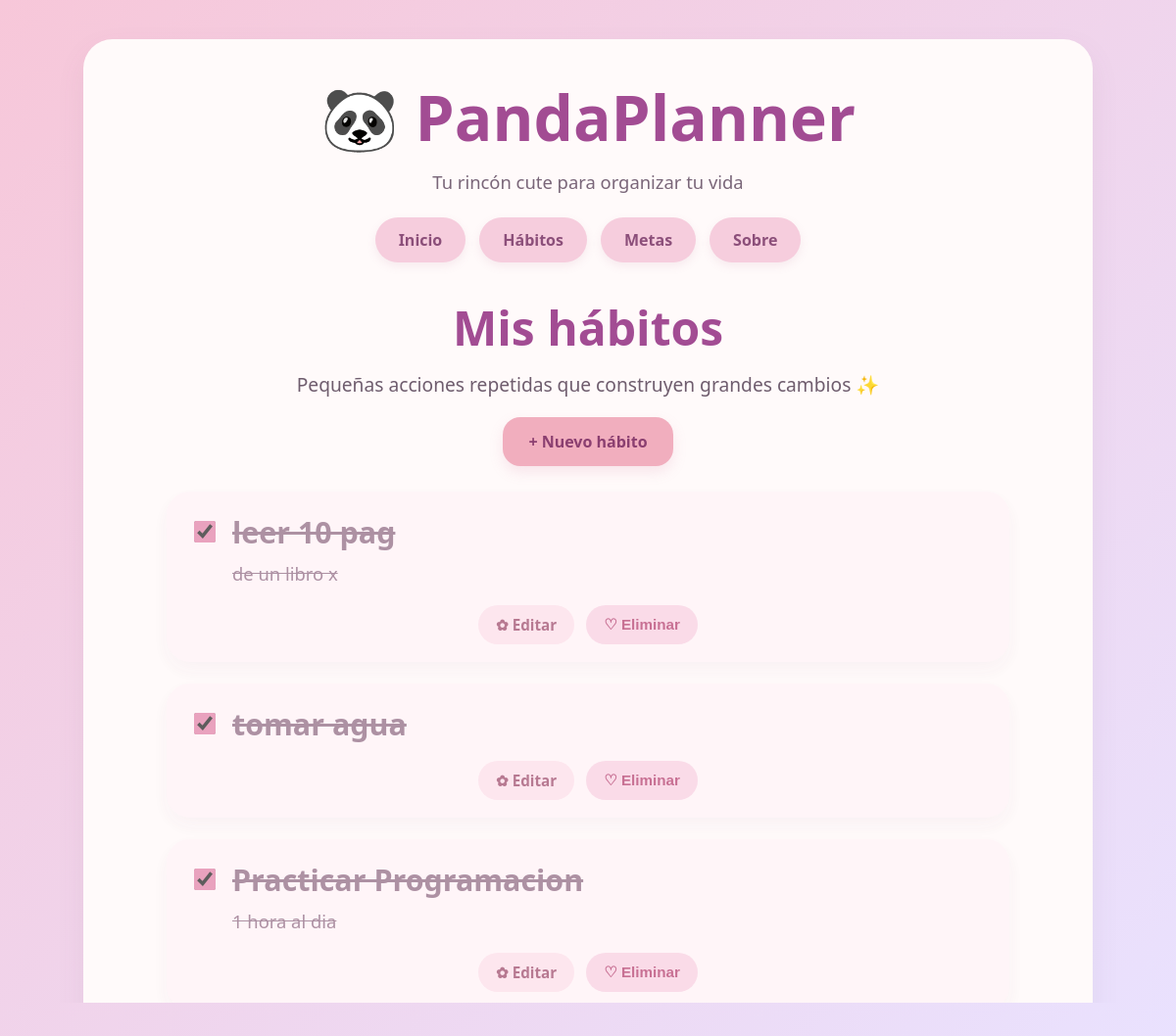
/habitos/, run on the app's committed database.
### planner/models.py (models this page shows, shortened)
class Habito(models.Model):
    nombre = models.CharField(max_length=100)
    descripcion = models.TextField(blank=True)
    completado = models.BooleanField(default=False)
    fecha_creacion = models.DateTimeField(auto_now_add=True)

### planner/views.py (the view)
# urls.py: path("habitos/", views.habitos, name="habitos"),
def habitos(request):
    habitos = Habito.objects.all().order_by("completado", "-fecha_creacion")
    return render(request, "habitos.html", {"habitos": habitos})

### planner/templates/habitos.html (shortened to what this page needs)
{% extends "base.html" %}
{% block content %}
<section class="page-header">
    <h2>Mis hábitos</h2>
    <p>Pequeñas acciones repetidas que construyen grandes cambios ✨</p>
    <div class="actions-bar">
        <a href="{% url 'nuevo_habito' %}" class="btn-main">+ Nuevo hábito</a>
    </div>
</section>
{% if habitos %}
    <section class="items-grid">
        {% for habito in habitos %}
            <article class="item-card {% if habito.completado %}completed{% endif %}">
                <div class="item-header">
                    <form method="post" action="{% url 'toggle_habito' habito.id %}" class="item-check-form">
                        <input
                            type="checkbox"
                            class="item-checkbox"
                            onchange="this.form.submit()"
                            {% if habito.completado %}checked{% endif %}
                        >
                    </form>
                    <div class="item-content">
                        <h3>{{ habito.nombre }}</h3>
                        {% if habito.descripcion %}
                            <p class="item-desc">{{ habito.descripcion }}</p>
                        {% endif %}
                    </div>
                </div>
                <div class="item-actions">
                    <a href="{% url 'editar_habito' habito.id %}" class="btn-cute edit">✿ Editar</a>
                    <button
                        type="button"
                        class="btn-cute delete open-delete-modal"
                        data-delete-url="{% url 'eliminar_habito' habito.id %}"
                        data-item-name="{{ habito.nombre }}"
                        data-item-type="habito"
                    >
                        ♡ Eliminar
                    </button>
                </div>
            </article>
        {% endfor %}
    </section>
{% else %}
    <section class="empty-state">
        <p>No tienes hábitos registrados todavía.</p>
    </section>
{% endif %}
{% endblock %}

### planner/static/css/style.css (style rules this page uses)
* { box-sizing: border-box; }
body { margin: 0; font-family: "Segoe UI", Tahoma, Geneva, Verdana, sans-serif; background: linear-gradient(135deg, #f7c7d9, #e9e2ff); color: #5a4558; min-height: 100vh; }
.page-header { text-align: center; margin-bottom: 26px; }
.page-header h2 { margin: 0; font-size: 3rem; color: #a24c93; font-weight: 800; }
.page-header p { margin-top: 12px; font-size: 1.2rem; color: #6f5d6e; }
.actions-bar { margin-top: 20px; display: flex; justify-content: center; }
.btn-main { display: inline-block; text-decoration: none; background: #f1aebe; color: #8b3f70; padding: 14px 26px; border-radius: 18px; font-weight: 800; font-size: 1rem; transition: 0.2s ease; box-shadow: 0 6px 14px rgba(214, 134, 167, 0.18); border: none; cursor: pointer; }
.items-grid { display: flex; flex-direction: column; gap: 22px; margin-top: 16px; }
.item-card { background: #fff4f8; border-radius: 24px; padding: 24px 24px 18px; box-shadow: 0 8px 20px rgba(137, 93, 120, 0.06); transition: 0.2s ease; }
.item-card.completed { opacity: 0.82; }
.item-card.completed h3, .item-card.completed .item-desc { text-decoration: line-through; color: #9c7a91; }
.item-header { display: flex; align-items: flex-start; gap: 14px; }
.item-check-form { margin: 3px 0 0; flex-shrink: 0; }
.item-checkbox { width: 22px; height: 22px; cursor: pointer; accent-color: #e58fb1; }
.item-content { flex: 1; }
.item-content h3 { margin: 0; font-size: 1.9rem; color: #6d3f63; font-weight: 800; line-height: 1.2; }
.item-desc { margin: 10px 0 0; font-size: 1.15rem; color: #766576; line-height: 1.5; }
.item-actions { margin-top: 18px; display: flex; justify-content: center; gap: 12px; flex-wrap: wrap; }
.btn-cute { display: inline-block; text-decoration: none; padding: 10px 18px; border-radius: 999px; font-size: 0.95rem; font-weight: 700; transition: 0.2s ease; border: none; cursor: pointer; }
.btn-cute.edit { background: #fde2ec; color: #a85d7b; }
.btn-cute.delete { background: #f9d5e5; color: #bc527d; }

### data on the page
Habito: completado "☑", nombre "leer 10 pag", descripcion "de un libro x"
Habito: completado "☑", nombre "tomar agua"
Habito: completado "☑", nombre "Practicar Programacion", descripcion "1 hora al dia"
